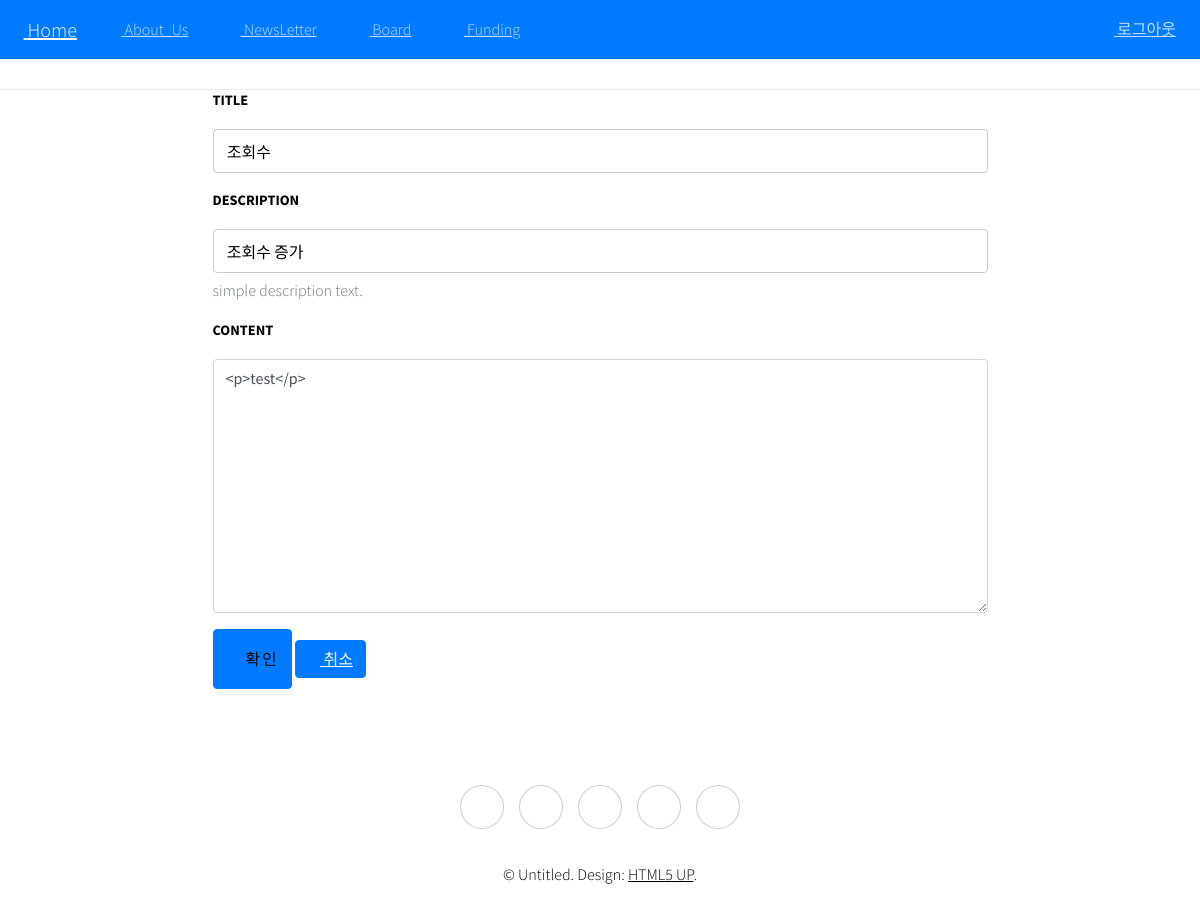
Page /board/14/update/ (signed in) on the earlier database version.
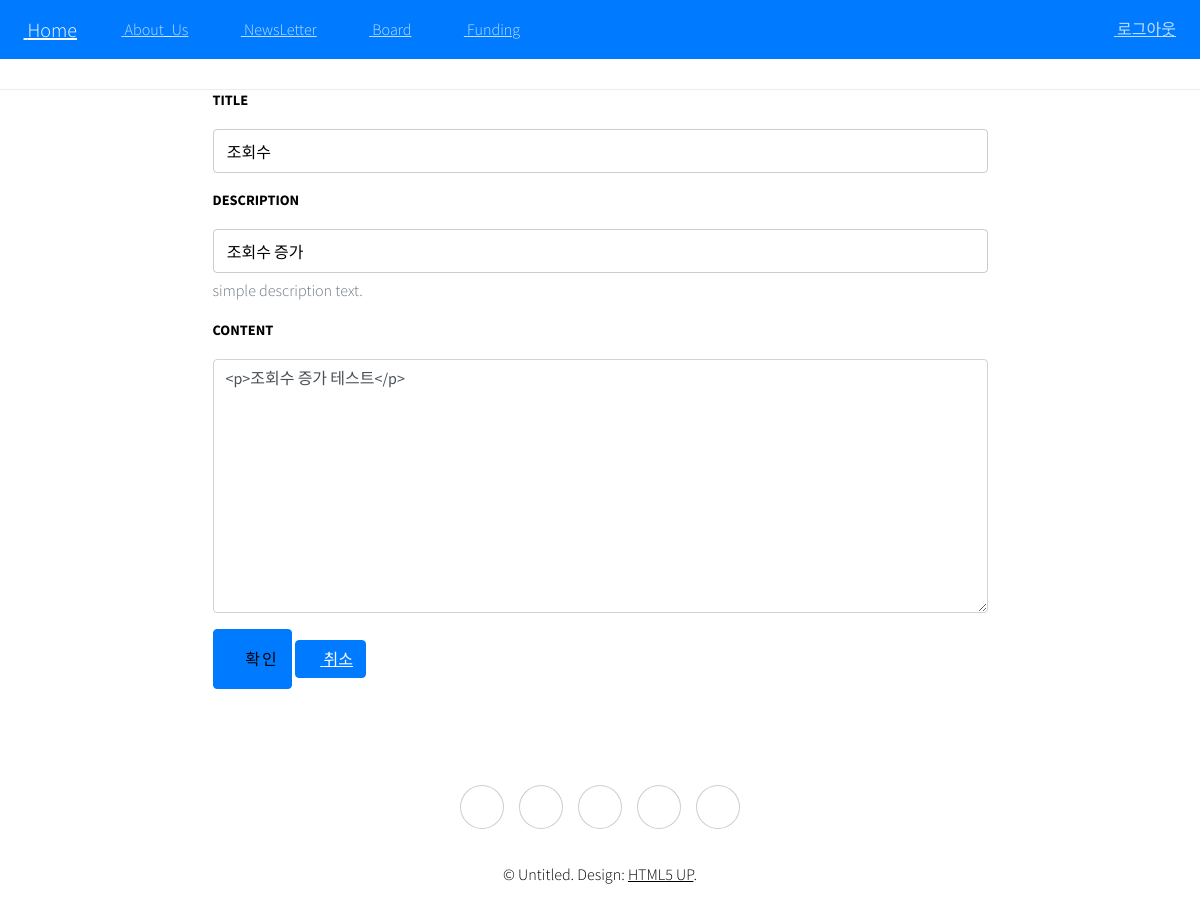
Same page on the later database version.
### board/models.py (models this page shows, shortened)
class Post(models.Model):
    title = models.CharField(verbose_name='TITLE', max_length=50)
    description = models.CharField('DESCRIPTION', max_length=100, blank=True,
    help_text='simple description text.')
    content = models.TextField('CONTENT')
    create_dt = models.DateTimeField('CREATE DATE', auto_now_add=True)
    modify_dt = models.DateTimeField('MODIFY DATE', auto_now=True)
    user = models.ForeignKey(User,on_delete=models.CASCADE,
        verbose_name='USER', blank=True, null=True)
    hits = models.PositiveIntegerField("조회수",default=0)
    like = models.ManyToManyField(settings.AUTH_USER_MODEL, related_name="like_posts", blank=True)
    class Meta:
        verbose_name = 'post'
        verbose_name_plural = 'posts'
        db_table = 'board_posts'
        ordering = ('-create_dt',)

### board/views.py (the view)
# urls.py: path('<int:pk>/update/', PostUpdateView.as_view(), name="update"),
class PostUpdateView(OwnerOnlyMixin, UpdateView):
    model = Post
    fields = ['title', 'description', 'content']
    success_url = reverse_lazy('board:list')

### accounts/views.py (called while the page is built)
    def get(self, request, *args, **kwargs):
        self.object = self.get_object()     # 모델 인스턴스 얻기
        if self.request.user != self.object.user:
            self.handle_no_permission()
        return super().get(request,*args,**kwargs)

### board/templates/board/post_form.html (shortened to what this page needs)
{% extends 'base.html' %}
{% load bootstrap4 %}
{% block content %}
    <div>
        <form action='.' method="post" class="form col-sm-8 mx-auto">
            {%bootstrap_form form%}
            <button type="submit" class="btn btn-primary">
                <i class="fas fa-check"></i> 확인
            </button>
            <a href="javascript:history.back()" class="btn btn-primary">
                <i class="fas fa-undo"></i> 취소
            </a>
        </form>
    </div>
    {% load static %}
    {% block style %}
        <link rel="stylesheet"
            href="{% static 'plugins/summernote/summernote-bs4.min.css' %}">
    {% endblock %}
{% endblock%}

Differences in the rows shown:
changed Post "조회수": content "<p>test</p>" → "<p>조회수 증가 테스트</p>"
